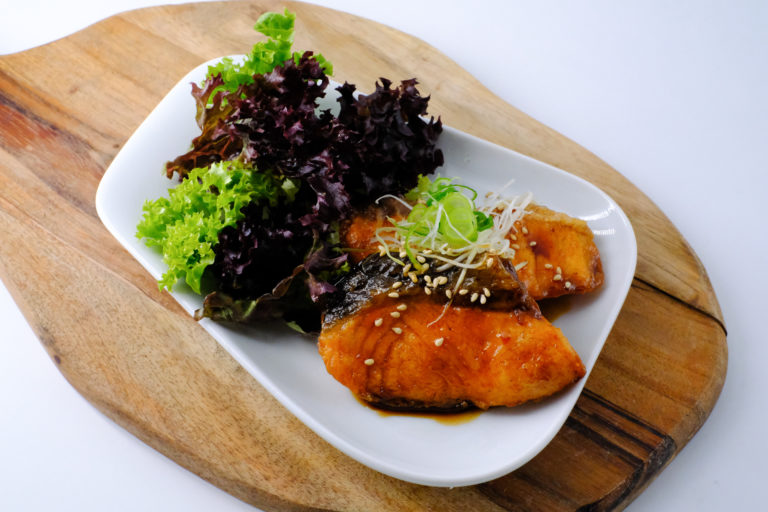
#> input picture assets/img/karte/DSCF1612.jpg, 768 x 512 px
$ python nachschaerfen.py ../assets/img/karte/DSCF1612.jpg
#> lines starting #> are read from the running program, lines starting #| are printed output that depends on the picture
#!/usr/bin/env python3
"""Videos (und Bilder) nachschärfen, ohne Hochskalieren.
Kette: leichtes Entrauschen (sonst werden Kompressions-Klötzchen mitgeschärft)
→ CAS (kontrastadaptiv, schärft nur echte Kanten) → feines Unsharp.
Danach Schärfe vorher/nachher je Sekunde messen (Laplace-Varianz).

Aufruf:
  python3 tools/nachschaerfen.py <eingang.mp4|.jpg> [ausgang] [--staerke leicht|mittel|stark] [--vergleich]
  --vergleich: zusätzlich Vorher|Nachher-Video (links Original, rechts geschärft) als <ausgang>-vergleich.mp4
"""
import sys, subprocess, tempfile, pathlib, argparse
import numpy as np
from PIL import Image
from scipy import ndimage as nd

STUFEN = {  # hqdn3d (Rauschen), cas (0–1), unsharp-Menge
    "leicht": ("1:1:2:2", 0.35, 0.35),
    "mittel": ("1.5:1.5:3:3", 0.55, 0.55),
    "stark":  ("2:2:4:4", 0.75, 0.8),
}

def kette(stufe):
    dn, cas, us = STUFEN[stufe]
    return f"hqdn3d={dn},cas=strength={cas},unsharp=5:5:{us}:5:5:0"

def probe(p, key):
    return subprocess.run(["ffprobe", "-v", "error", "-select_streams", "v:0", "-show_entries", key,
                           "-of", "csv=p=0", str(p)], capture_output=True, text=True).stdout.strip()

def schaerfe(img):
    a = np.asarray(img.convert("L"), dtype=np.float32)
    return float(nd.laplace(a).var())

def bild(t, video, tmp, name):
    f = tmp / f"{name}_{t:.1f}.png"
    subprocess.run(["ffmpeg", "-v", "error", "-y", "-ss", f"{t}", "-i", str(video), "-frames:v", "1", str(f)], check=True)
    return Image.open(f)

def main():
    ap = argparse.ArgumentParser()
    ap.add_argument("ein"); ap.add_argument("aus", nargs="?")
    ap.add_argument("--staerke", default="mittel", choices=STUFEN)
    ap.add_argument("--vergleich", action="store_true")
    a = ap.parse_args()
    ein = pathlib.Path(a.ein)
    aus = pathlib.Path(a.aus) if a.aus else ein.with_name(f"{ein.stem}-scharf{ein.suffix}")
    vf = kette(a.staerke)

    if ein.suffix.lower() in (".jpg", ".jpeg", ".png", ".webp"):
        subprocess.run(["ffmpeg", "-v", "error", "-y", "-i", str(ein), "-vf", vf.split(",", 1)[1],
                        "-q:v", "2", str(aus)], check=True)
#> (this line was passed over: subprocess is not available in this run)
        print(f"Bild: Schärfe {schaerfe(Image.open(ein)):.0f} → {schaerfe(Image.open(aus)):.0f} · {aus}")
#> in schaerfe, `a = np.asarray(img.convert("L"), dtype=np.float32)`:
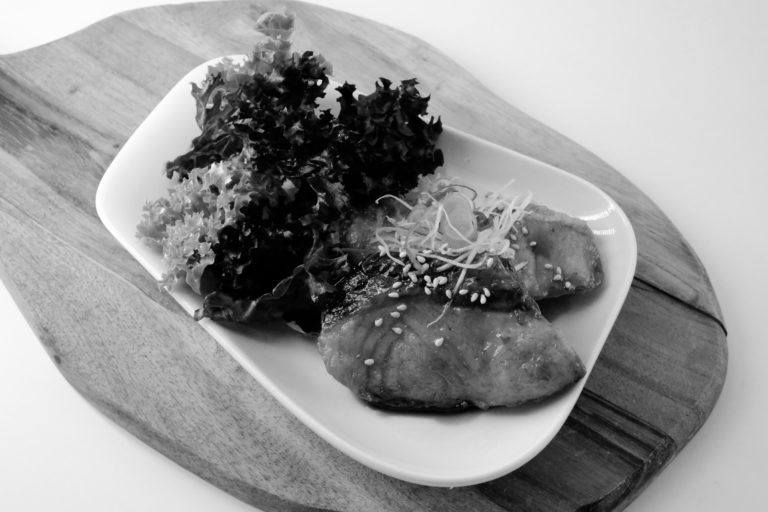
#> a: shape (512, 768) float32; min 0, max 255, mean 150.8
        return

    w, h = probe(ein, "stream=width,height").split(",")
    fps = probe(ein, "stream=r_frame_rate")
    dur = float(subprocess.run(["ffprobe", "-v", "error", "-show_entries", "format=duration", "-of", "csv=p=0", str(ein)],
                               capture_output=True, text=True).stdout)
    hat_ton = bool(subprocess.run(["ffprobe", "-v", "error", "-select_streams", "a", "-show_entries", "stream=index",
                                   "-of", "csv=p=0", str(ein)], capture_output=True, text=True).stdout.strip())
    cmd = ["ffmpeg", "-v", "error", "-y", "-i", str(ein), "-vf", vf + ",format=yuv420p",
           "-c:v", "libx264", "-crf", "15", "-preset", "slow", "-movflags", "+faststart"]
    cmd += ["-c:a", "copy"] if hat_ton else ["-an"]
    subprocess.run(cmd + [str(aus)], check=True)

    tmp = pathlib.Path(tempfile.mkdtemp())
    print(f"{ein.name} {w}x{h} @ {fps}, {dur:.1f} s · Stufe {a.staerke} ({vf})")
    vs, ns = [], []
    for s in range(int(dur)):
        v = schaerfe(bild(s + .5, ein, tmp, "v")); n = schaerfe(bild(s + .5, aus, tmp, "n"))
        vs.append(v); ns.append(n)
        print(f"  {s:2d}-{s+1:2d} s: {v:7.0f} → {n:7.0f}  (+{(n / v - 1) * 100:3.0f} %)")
    print(f"Mittel {np.mean(vs):.0f} → {np.mean(ns):.0f} (+{(np.mean(ns) / np.mean(vs) - 1) * 100:.0f} %) · {aus}")

    if a.vergleich:
        vg = aus.with_name(f"{aus.stem}-vergleich.mp4")
        hw = int(w) // 2
        subprocess.run(["ffmpeg", "-v", "error", "-y", "-i", str(ein), "-i", str(aus), "-filter_complex",
                        f"[0:v]crop={hw}:{h}:0:0[l];[1:v]crop={int(w) - hw}:{h}:{hw}:0[r];[l][r]hstack,"
                        f"drawbox=x={hw - 1}:y=0:w=2:h={h}:color=white@0.9:t=fill,format=yuv420p",
                        "-c:v", "libx264", "-crf", "15", "-preset", "slow", "-movflags", "+faststart", "-an", str(vg)],
                       check=True)
        print(f"Vergleich (links vorher, rechts nachher): {vg}")

if __name__ == "__main__":
#> (the run stopped early here; a loop or call above may not have finished)

$ run again, on assets/img/karte/DSCF1624.jpg
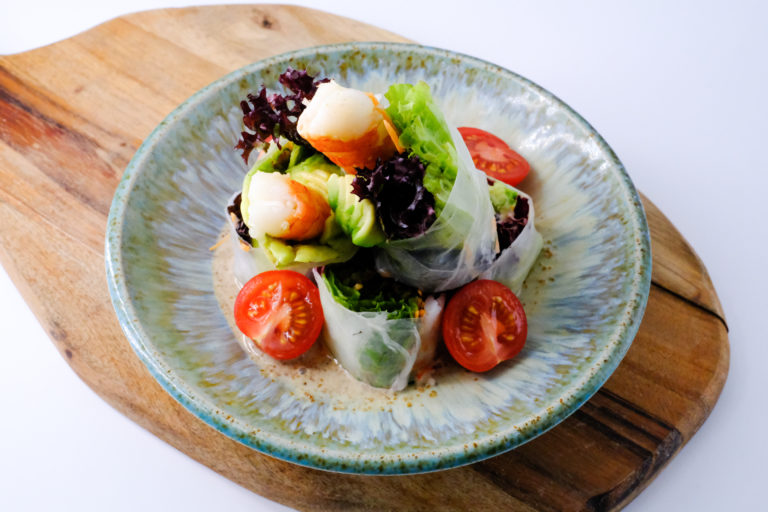
#> input picture assets/img/karte/DSCF1624.jpg, 768 x 512 px
#> in schaerfe, `a = np.asarray(img.convert("L"), dtype=np.float32)`:
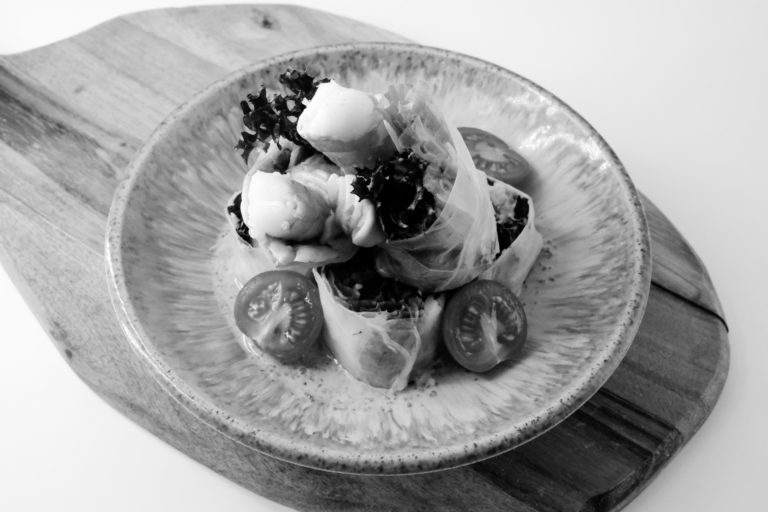
#> a: shape (512, 768) float32; min 0, max 255, mean 162

$ run again, on assets/img/karte/DSCF1660.jpg
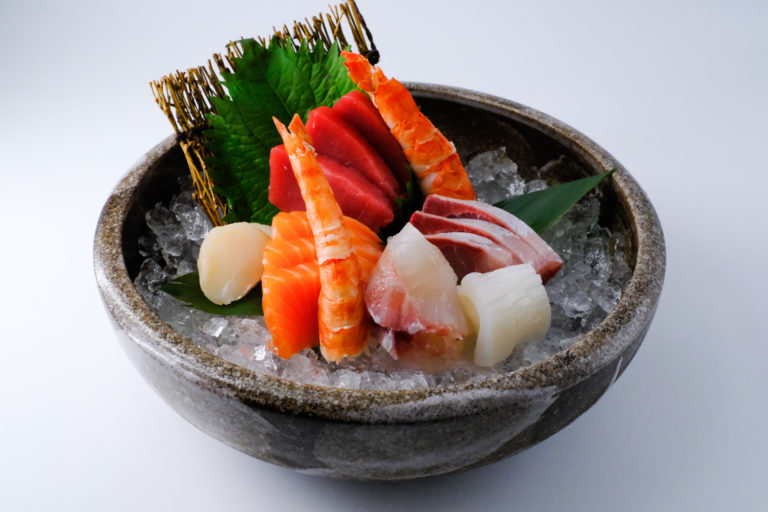
#> input picture assets/img/karte/DSCF1660.jpg, 768 x 512 px
#> in schaerfe, `a = np.asarray(img.convert("L"), dtype=np.float32)`:
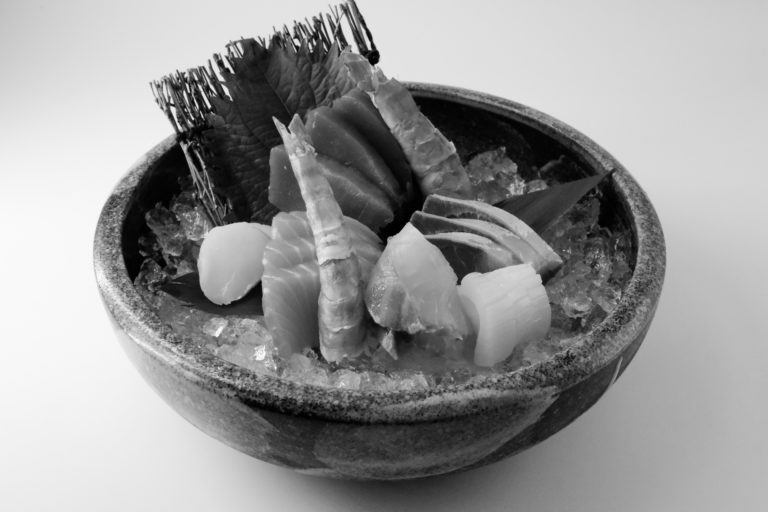
#> a: shape (512, 768) float32; min 0, max 254, mean 151.1

$ run again, on assets/img/karte/DSCF1686.jpg
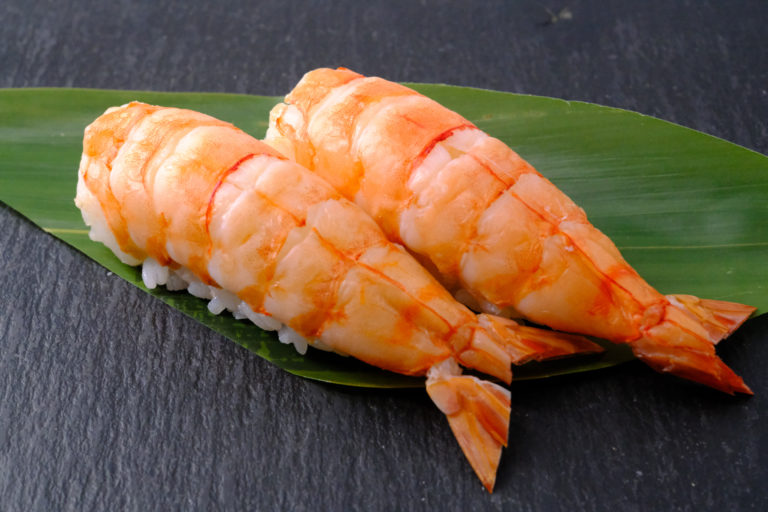
#> input picture assets/img/karte/DSCF1686.jpg, 768 x 512 px
#> in schaerfe, `a = np.asarray(img.convert("L"), dtype=np.float32)`:
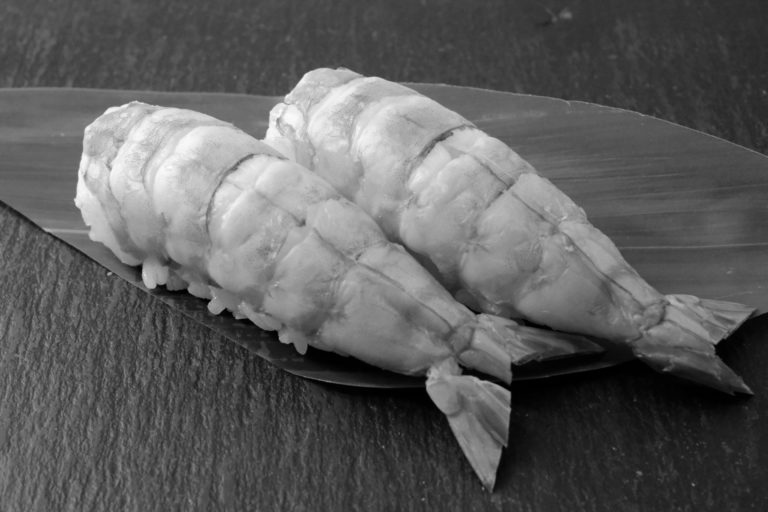
#> a: shape (512, 768) float32; min 0, max 254, mean 93.6
